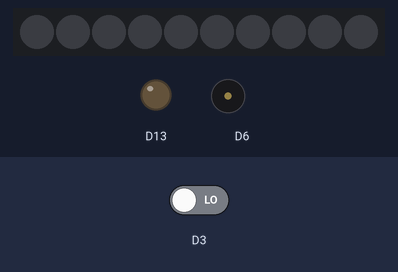
Simulated run of this sketch. Board: Adafruit Circuit Playground Express. On the bench: 10 RGB LEDs in strip order, left to right, output pins drawn as LEDs (lit = HIGH), buzzer (waves = sounding). Inputs (shaded band) come from the test bench; at power-on: D3 LOW. Dim RGB values are drawn brighter than linear.

Above: at 1.2 s.
1.3 s: D3 driven HIGH
At 2.2 s:
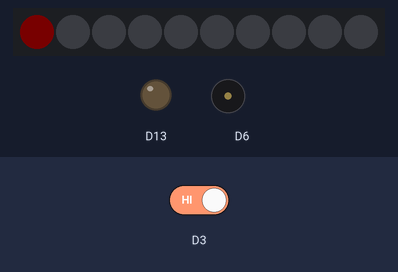
4.3 s: D3 driven LOW
5.8 s: D3 driven HIGH
At 9.1 s:
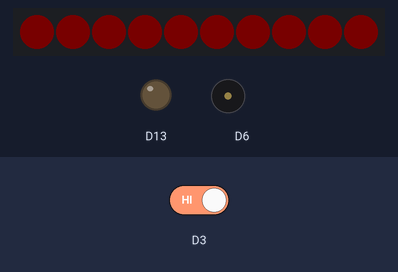
At 17.2 s:
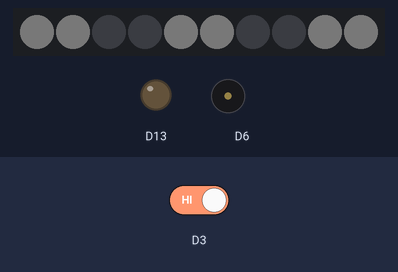
Timing chart, 0 to 17.8 s (numbered marks = the images above; inputs shaded):
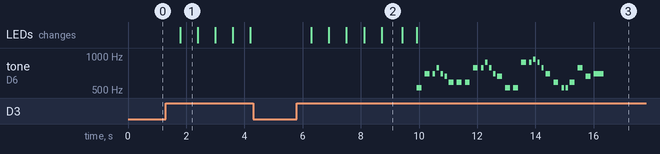

The sketch:

blinkorama.ino
```cpp
/*
 * Project 1: Social Un-distancing
 * By Ellie Huang & Nooshin Mohtashami
 * DIGF-3010-001 - Advanced Wearable Course
 * OCAD University
 * Created on Feb 6, 2022
 * Music  Dart Vader theme (Imperial March) - Star wars
 * Score: https://musescore.com/user/202909/scores/1141521
 * Music We Wish You a Merry Christmas
 * Score available at https://musescore.com/user/6208766/scores/1497501
*/


#include <Adafruit_CircuitPlayground.h>

int ETseconds = 5000; //  miliseconds before colors start changing
// the colors
unsigned long Color1 = 0xFF0000;     // red
unsigned long Color2 = 0xF73772; //pink/purple
unsigned long Color3 = 0xFFFF00; //green/yellow
unsigned long Color4 = 0x000000;  //dark/off

unsigned long White = 0xFFFFFF;

//sensor ETButton
int ETButton;

int ETcounter = 0;
int Upperlimit = 10; //10 LEDs
unsigned long StartTime;
boolean MusicMode = false; // music alternates between happy & star wars

//////////// MUSIC Constants ///////

#define NOTE_B0  31
#define NOTE_C1  33
#define NOTE_CS1 35
#define NOTE_D1  37
#define NOTE_DS1 39
#define NOTE_E1  41
#define NOTE_F1  44
#define NOTE_FS1 46
#define NOTE_G1  49
#define NOTE_GS1 52
#define NOTE_A1  55
#define NOTE_AS1 58
#define NOTE_B1  62
#define NOTE_C2  65
#define NOTE_CS2 69
#define NOTE_D2  73
#define NOTE_DS2 78
#define NOTE_E2  82
#define NOTE_F2  87
#define NOTE_FS2 93
#define NOTE_G2  98
#define NOTE_GS2 104
#define NOTE_A2  110
#define NOTE_AS2 117
#define NOTE_B2  123
#define NOTE_C3  131
#define NOTE_CS3 139
#define NOTE_D3  147
#define NOTE_DS3 156
#define NOTE_E3  165
#define NOTE_F3  175
#define NOTE_FS3 185
#define NOTE_G3  196
#define NOTE_GS3 208
#define NOTE_A3  220
#define NOTE_AS3 233
#define NOTE_B3  247
#define NOTE_C4  262
#define NOTE_CS4 277
#define NOTE_D4  294
#define NOTE_DS4 311
#define NOTE_E4  330
#define NOTE_F4  349
#define NOTE_FS4 370
#define NOTE_G4  392
#define NOTE_GS4 415
#define NOTE_A4  440
#define NOTE_AS4 466
#define NOTE_B4  494
#define NOTE_C5  523
#define NOTE_CS5 554
#define NOTE_D5  587
#define NOTE_DS5 622
#define NOTE_E5  659
#define NOTE_F5  698
#define NOTE_FS5 740
#define NOTE_G5  784
#define NOTE_GS5 831
#define NOTE_A5  880
#define NOTE_AS5 932
#define NOTE_B5  988
#define NOTE_C6  1047
#define NOTE_CS6 1109
#define NOTE_D6  1175
#define NOTE_DS6 1245
#define NOTE_E6  1319
#define NOTE_F6  1397
#define NOTE_FS6 1480
#define NOTE_G6  1568
#define NOTE_GS6 1661
#define NOTE_A6  1760
#define NOTE_AS6 1865
#define NOTE_B6  1976
#define NOTE_C7  2093
#define NOTE_CS7 2217
#define NOTE_D7  2349
#define NOTE_DS7 2489
#define NOTE_E7  2637
#define NOTE_F7  2794
#define NOTE_FS7 2960
#define NOTE_G7  3136
#define NOTE_GS7 3322
#define NOTE_A7  3520
#define NOTE_AS7 3729
#define NOTE_B7  3951
#define NOTE_C8  4186
#define NOTE_CS8 4435
#define NOTE_D8  4699
#define NOTE_DS8 4978
#define REST      0


// change this to make the song slower or faster
int tempo = 108;

// change this to whichever pin you want to use
int buzzer = 11;

// notes of the moledy followed by the duration.
// a 4 means a quarter note, 8 an eighteenth , 16 sixteenth, so on
// !!negative numbers are used to represent dotted notes,
// so -4 means a dotted quarter note, that is, a quarter plus an eighteenth!!
int melody[] = {

  // Dart Vader theme (Imperial March) - Star wars
  // Score: https://musescore.com/user/202909/scores/1141521

  NOTE_AS4,8, NOTE_AS4,8, NOTE_AS4,8,//1
  NOTE_F5,2, NOTE_C6,2,
  NOTE_AS5,8, NOTE_A5,8, NOTE_G5,8, NOTE_F6,2, NOTE_C6,4,
  NOTE_AS5,8, NOTE_A5,8, NOTE_G5,8, NOTE_F6,2, NOTE_C6,4,
  NOTE_AS5,8, NOTE_A5,8, NOTE_AS5,8, NOTE_G5,2,


};

int melody1[] = {

  // We Wish You a Merry Christmas
  // Score available at https://musescore.com/user/6208766/scores/1497501

  NOTE_C5,4, //1
  NOTE_F5,4, NOTE_F5,8, NOTE_G5,8, NOTE_F5,8, NOTE_E5,8,
  NOTE_D5,4, NOTE_D5,4, NOTE_D5,4,
  NOTE_G5,4, NOTE_G5,8, NOTE_A5,8, NOTE_G5,8, NOTE_F5,8,
  NOTE_E5,4, NOTE_C5,4, NOTE_C5,4,
  NOTE_A5,4, NOTE_A5,8, NOTE_AS5,8, NOTE_A5,8, NOTE_G5,8,
  NOTE_F5,4, NOTE_D5,4, NOTE_C5,8, NOTE_C5,8,
  NOTE_D5,4, NOTE_G5,4, NOTE_E5,4,
  NOTE_F5,2,


};
// sizeof gives the number of bytes, each int value is composed of two bytes (16 bits)
// there are two values per note (pitch and duration), so for each note there are four bytes

int notes = sizeof(melody) / sizeof(melody[0]) / 2;
int notes1 = sizeof(melody1) / sizeof(melody1[0]) / 2;

// this calculates the duration of a whole note in ms
int wholenote = (60000 * 4) / tempo;

int divider = 0, noteDuration = 0;


//// MUSIC ////


void setup() {
  CircuitPlayground.begin();
  CircuitPlayground.clearPixels();
  CircuitPlayground.setBrightness(2);
  //set the input
  pinMode(3, INPUT);
}

void loop() {
  // read input
  ETButton = digitalRead(3);
  if (ETButton) {
    delay(500); //don't turn on all the LEDs if the button is kept on pressing
  }
  if (ETButton) {
    // set the time when the LED is turned on
    StartTime = millis();
    for (int i=0; i<= ETcounter; i++) {
      CircuitPlayground.setPixelColor(i, Color1);
    }
    delay(100);
    ETcounter++;
    if ((ETcounter < 0) || (ETcounter > Upperlimit)) {
      CircuitPlayground.clearPixels();
      if (ETcounter > Upperlimit) {
        happyFace();
        MusicMode = !MusicMode;
      }
      ETcounter = 0; // for now we set it back to 0 but should hcange this
    }
   } else {
    checkTimer();
   }
}

void checkTimer() {
  unsigned long ElapsedTime;
  unsigned long CurrentTime = millis();

  ElapsedTime = CurrentTime - StartTime;

  if ((ElapsedTime < 2*ETseconds) && (ElapsedTime > ETseconds) ) {
    CircuitPlayground.setPixelColor(ETcounter-1, Color2);
  } else if ((ElapsedTime > 2*ETseconds) && (ElapsedTime < 3*ETseconds)) {
    CircuitPlayground.setPixelColor(ETcounter-1, Color3);
  } else if (ElapsedTime > 3*ETseconds) {
    CircuitPlayground.setPixelColor(ETcounter-1, Color4); // this LED is turned off
    StartTime = millis();  // restart the timer
    ETcounter--;           // and go back one LED
  }
}

void happyFace() {
  CircuitPlayground.clearPixels();
  delay(500);
  int happyFace[6] = {0, 1, 4, 5, 8, 9};
  if (!MusicMode) {
    for (int h = 0; h < 6 ; h++) {
      CircuitPlayground.setPixelColor(happyFace[h], White);
    }
    playHappyMusic();
  } else {
    for (int h = 0; h < 6 ; h++) {
      CircuitPlayground.setPixelColor(happyFace[h], Color1);
    }
    playDartVaderMusic();


  }
  delay(2000);
  CircuitPlayground.clearPixels();
  //ETcounter = 0;
}

void playDartVaderMusic () {
  // iterate over the notes of the melody.
  // array is twice the number of notes (notes + durations)

  for (int thisNote = 0; thisNote < notes * 2; thisNote = thisNote + 2) {

    // calculates the duration of mieach note
    divider = melody[thisNote + 1];
    if (divider > 0) {
      // regular note, just divide
      noteDuration = (wholenote) / divider;
    } else if (divider < 0) {
      // dotted notes are represented with negative durations
      noteDuration = (wholenote) / abs(divider);
      noteDuration *= 1.5; // increases the duration in half for dotted notes
    }

    // play the note for 90% of the duration, leaving 10% as a pause
//   if connected to arduino use: tone(buzzer, melody[thisNote], noteDuration*0.9);
    CircuitPlayground.playTone(melody[thisNote], noteDuration*0.5);
    // Wait for the  duration before playing the next note/shortened the time
    delay(noteDuration*0.3);

  }
}

void playHappyMusic() {

  for (int thisNote1 = 0; thisNote1 < notes1 * 2; thisNote1 = thisNote1 + 2) {

    // calculates the duration of each note
    divider = melody1[thisNote1 + 1];
    if (divider > 0) {
      // regular note, just divide
      noteDuration = (wholenote) / divider;
    } else if (divider < 0) {
      // dotted notes are represented with negative durations
      noteDuration = (wholenote) / abs(divider);
      noteDuration *= 1.5; // increases the duration in half for dotted notes
    }

    // play the note for 90% of the duration, leaving 10% as a pause
//   if connected to arduino use: tone(buzzer, melody[thisNote], noteDuration*0.9);
    CircuitPlayground.playTone(melody1[thisNote1], noteDuration*0.3);
    // Wait for the  duration before playing the next note/shortened the time
    delay(noteDuration*0.2);

  }

 }
```

Measured:
- after the input at 1.3 s, the LEDs: change after 0.50 s (image 1)
- after the input at 4.3 s, every drawn part: stays the same
- after the input at 5.8 s, tone on D6: plays 523 Hz for 0.17 s, 698 Hz for 0.17 s, 698 Hz for 0.08 s, 784 Hz for 0.08 s, 698 Hz for 0.08 s, 659 Hz for 0.08 s … (30 notes in this stretch), starting after 4.1 s
- what the display in image 1 shows lasts 0.6 s, from 1.8 s to 2.4 s
- what the display in image 2 shows lasts 0.7 s, from 8.7 s to 9.4 s
